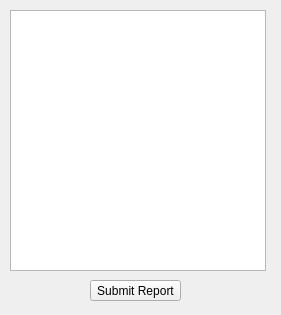
<?xml version="1.0" encoding="UTF-8"?>
<ui version="4.0">
 <class>MonthReportDialog</class>
 <widget class="QDialog" name="MonthReportDialog">
  <property name="geometry">
   <rect>
    <x>0</x>
    <y>0</y>
    <width>281</width>
    <height>315</height>
   </rect>
  </property>
  <property name="windowTitle">
   <string>Monthly Report</string>
  </property>
  <widget class="QPushButton" name="submitButton">
   <property name="geometry">
    <rect>
     <x>90</x>
     <y>280</y>
     <width>91</width>
     <height>21</height>
    </rect>
   </property>
   <property name="text">
    <string>Submit Report</string>
   </property>
   <property name="autoDefault">
    <bool>false</bool>
   </property>
  </widget>
  <widget class="QTableView" name="timeTable">
   <property name="geometry">
    <rect>
     <x>10</x>
     <y>10</y>
     <width>256</width>
     <height>261</height>
    </rect>
   </property>
   <property name="editTriggers">
    <set>QAbstractItemView::NoEditTriggers</set>
   </property>
   <property name="selectionMode">
    <enum>QAbstractItemView::NoSelection</enum>
   </property>
   <attribute name="horizontalHeaderStretchLastSection">
    <bool>true</bool>
   </attribute>
   <attribute name="verticalHeaderVisible">
    <bool>false</bool>
   </attribute>
  </widget>
 </widget>
 <resources/>
 <connections/>
</ui>
